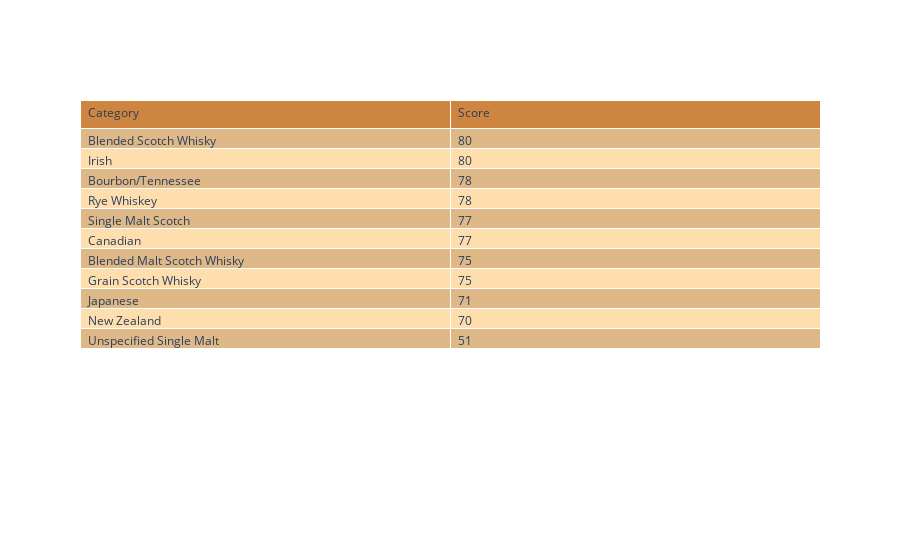

The cell this chart's notebook holds for it:
### Code cell
df['Score']=df['Score'].apply(lambda x: int(x))
rank=df.groupby(['Category']).mean().sort_values(by="Score", ascending=False)
rank=rank.round()
fig = go.Figure(data=[go.Table(
    header=dict(values=["Category","Score"],
                fill_color='peru',
                align='left'),
    cells=dict(values=[ rank.index, rank.Score],
               fill_color=[['burlywood','navajowhite']*10],
               align='left'))
])

fig.show()

### Figure 1 — Plotly figure (JSON) as saved in the notebook; plotly's stock layout.template omitted (floating-point values rounded to 4 significant figures)
{"data": [{"cells": {"align": "left", "fill": {"color": [["burlywood", "navajowhite", "burlywood", "navajowhite", "burlywood", "navajowhite", "burlywood", "navajowhite", "burlywood", "navajowhite", "burlywood", "navajowhite", "burlywood", "navajowhite", "burlywood", "navajowhite", "burlywood", "navajowhite", "burlywood", "navajowhite"]]}, "values": [["Blended Scotch Whisky  ", "Irish  ", "Bourbon/Tennessee  ", "Rye Whiskey  ", "Single Malt Scotch  ", "Canadian  ", "Blended Malt Scotch Whisky  ", "Grain Scotch Whisky  ", "Japanese  ", "New Zealand  ", "Unspecified Single Malt  "], [80, 80, 78, 78, 77, 77, 75, 75, 71, 70, 51]]}, "header": {"align": "left", "fill": {"color": "peru"}, "values": ["Category", "Score"]}, "type": "table"}], "layout": {}}
